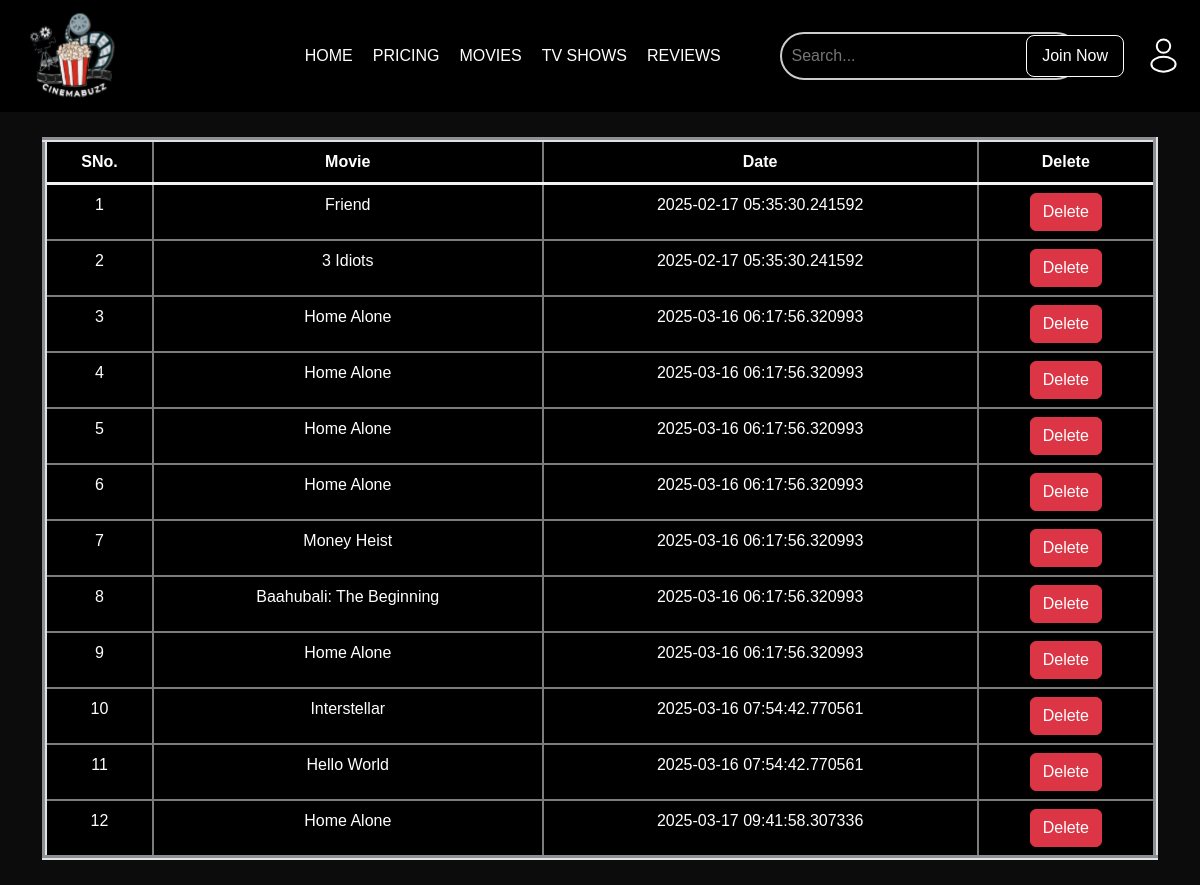
The app's page /history with its own data.
### app.py (models this page shows)
class Search(db.Model):
    sno = db.Column(db.Integer, primary_key=True, autoincrement=True)
    movie = db.Column(db.String(150), nullable=False)
    date_searched = db.Column(db.DateTime, default=datetime.now(timezone.utc))
    def __repr__(self) -> str:
        return f"{self.sno} - {self.movie} - {self.date_searched}"

### app.py (the view, shortened to what this page needs)
@app.route('/history', methods=['GET', 'POST'])
def search():
    allSearch = Search.query.all()
    print(allSearch)
    return render_template("history.html", allSearch=allSearch)

### templates/history.html (shortened to what this page needs)
<!DOCTYPE html>
<html lang="en">
<head>
    <link rel="stylesheet" href="https://cdn.jsdelivr.net/npm/bootstrap@5.3.3/dist/css/bootstrap.rtl.min.css"
>
    <link rel="stylesheet" href="{{url_for('static', filename='history.css')}}">
</head>
<body>
    <header>
        <div class="navbar">
            <div class="logo"><img src="{{ url_for('static', filename='Images/logo.svg') }} " alt="logo"></div>
            <nav>
                <ul>
                    <li><a href="#">HOME</a></li>
                    <li><a href="#">PRICING</a></li>
                    <li><a href="#">MOVIES</a></li>
                    <li><a href="#">TV SHOWS</a></li>
                    <li><a href="#">REVIEWS</a></li>
                </ul>
            </nav>
            <div class="search-container">
                <form action="/" method="POST">
                    <input type="text" class="search-input" name="movie" id="movie" placeholder="Search...">
                </form>
            </div>
            <button class="search-btn"><img src="{{ url_for('static', filename='Images/search-icon.svg') }}"
                    alt="Search"></button>
            <button class="join-btn"><a href="/home">Join Now</a></button>
            <button class="login-btn"><img src="{{ url_for('static', filename='Images/login-icon.svg') }}"
                    alt="login-icon"></button>
        </div>
    </header>
    <div class="container">
        <table class="table" border="5px">
            <thead>
                <tr>
                    <th scope="col" >SNo.</th>
                    <th scope="col">Movie</th>
                    <th scope="col">Date</th>
                    <th scope="col">Delete</th>
                </tr>
            </thead>
            <tbody>
                {% for movie in allSearch %}
            <tr>
                <td scope="row">{{ loop.index }}</td>
                <td>{{ movie.movie}}</td>
                <td>{{ movie.date_searched }}</td>
                <td><a href="/history/delete/{{ movie.sno }}" class="btn btn-danger">Delete</a></td>
            </tr>
            {% endfor %}
        </tbody>
      </table>
        </div>
</body>
</html>

### static/history.css (style rules this page uses)
body { font-family: Arial, sans-serif; background-color: #0c0c0c; color: white; margin: 0; padding: 0; }
.navbar { display: flex; justify-content: space-between; align-items: center; background-color: #000; flex-wrap: wrap; }
.navbar .logo { font-size: 24px; font-weight: bold; }
.navbar .logo img { width: 100px; margin-left: 20px; }
.navbar ul { list-style: none; display: flex; gap: 20px; padding: 0; margin: 0; position: relative; left: 132px; }
.navbar ul li a { color: white; text-decoration: none; font-size: 16px; }
.join-btn { background-color: black; color: white; padding: 8px 15px; border: 1px solid white; border-radius: 8px; cursor: pointer; position: absolute; right: 76px; }
.join-btn a { color: white; text-decoration: none; }
.search-container { color:white; position: relative; width: 300px; left:138px; }
.search-input { width: 100%; padding: 10px; border: 2px solid #ccc; color: #ffffff; background-color: #000; border-radius: 25px; outline: none; font-size: 16px; }
.search-btn { margin-right: 30px; background-color: black; border-style: none; outline: none; position: relative; left: 36px; }
.login-btn { background-color: black; color: white; padding: 8px 15px; cursor: pointer; border: none; border-radius: 8px; }
.table { width: 100%; border-collapse: collapse; margin: 25px 0; color: white; }
.table td, .table th { color:white; background-color: black; border: 2px solid rgb(124, 124, 124); text-align: center; }
.table th { border-bottom: 3px solid #f3f2f2; }

### records on screen
Search: movie "Friend", date_searched "2025-02-17 05:35:30.241592"
Search: movie "3 Idiots", date_searched "2025-02-17 05:35:30.241592"
Search: movie "Home Alone", date_searched "2025-03-16 06:17:56.320993"
Search: movie "Home Alone", date_searched "2025-03-16 06:17:56.320993"
Search: movie "Home Alone", date_searched "2025-03-16 06:17:56.320993"
Search: movie "Home Alone", date_searched "2025-03-16 06:17:56.320993"
Search: movie "Money Heist", date_searched "2025-03-16 06:17:56.320993"
Search: movie "Baahubali: The Beginning", date_searched "2025-03-16 06:17:56.320993"
Search: movie "Home Alone", date_searched "2025-03-16 06:17:56.320993"
Search: movie "Interstellar", date_searched "2025-03-16 07:54:42.770561"
Search: movie "Hello World", date_searched "2025-03-16 07:54:42.770561"
Search: movie "Home Alone", date_searched "2025-03-17 09:41:58.307336"
